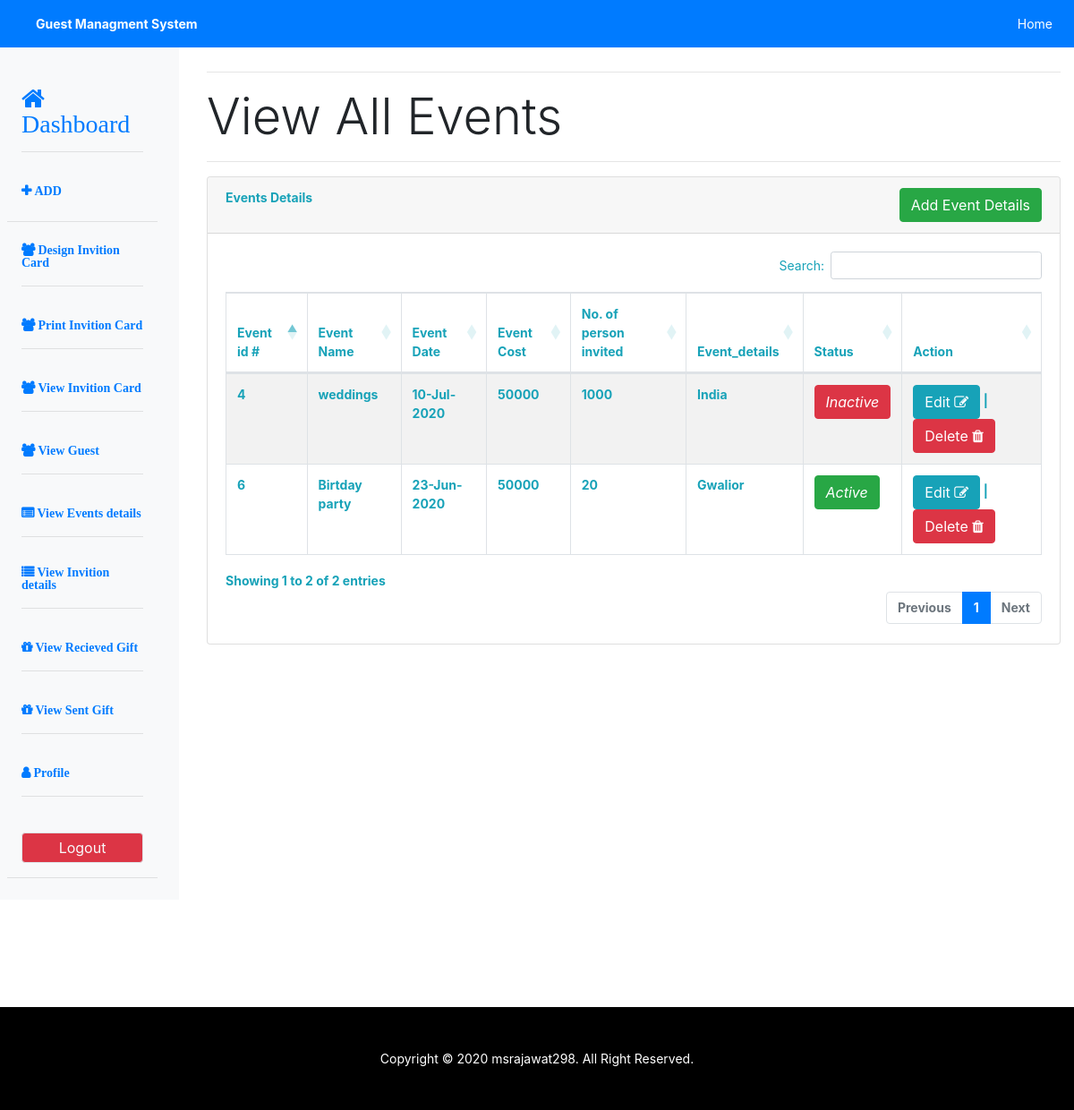
The page /user/view_events.php (signed in) on the database its author committed.
### tables this page shows
CREATE TABLE `events` (
  `id` int(11) NOT NULL,
  `user_id` int(11) NOT NULL,
  `event_name` varchar(50) NOT NULL,
  `total_expensive` varchar(50) NOT NULL,
  `event_desc` varchar(1000) NOT NULL,
  `invited_person` varchar(50) NOT NULL,
  `date` date NOT NULL,
  `status` enum('0','1') NOT NULL,
  `event_id` int(11) NOT NULL
);

### user/include/db.php (called while the page is built, shortened)
<?php
class db
{
    private $servername = "localhost";
    private $username = "root";
    private $password = "";
    private $dbname = "event_mang";
    private $conn;
    function __construct()
    {
        try {
            $this->conn = new PDO("mysql:host=$this->servername;dbname=$this->dbname", $this->username, $this->password);
            $this->conn->setAttribute(PDO::ATTR_ERRMODE, PDO::ERRMODE_EXCEPTION);
            return "Connected successfully";
        } catch (PDOException $e) {
            return "Connection failed: " . $e->getMessage();
        }
    }
    function select($table_name,$condtion="")
    {
        $stmt = $this->conn->prepare("SELECT * FROM $table_name WHERE 1 $condtion");
        $stmt->execute();
        $result = $stmt->fetchAll(PDO::FETCH_ASSOC);
        return $result;
    }
}
?>

### user/view_events.php (the view, shortened to what this page needs)
<?php
if(isset($_SESSION['admin'])){
    $user_email= $_SESSION['admin'];
}else{
    header("location:index.php");
}
require_once 'include/db.php';
$tname = "events";
$user = new db();
$con = " AND email  = '{$user_email}'";
$user_id = $user->select("users", $con);
$con=" AND user_id= {$user_id[0]['id']}";
$data = $user->select($tname,$con);
?>
<?php include_once 'include/header.php';?>
<body>
<?php include 'include/navbar.php';?>
<div class="container-fluid" id="main">
		<div class="row row-offcanvas row-offcanvas-left">
<?php include 'include/sidebar.php';?>
 <div class="col main pt-5 mt-3">
			 	<hr>
				<h1 class="display-4 d-none d-sm-block">View All Events</h1>
				<hr><span class="font-weight-bold text-info">
			            <div class="card mb-4">
                            <div class="card-header">Events Details
							 <a href="add_event.php"><button class="btn btn-success float-right">Add Event Details</button></a>
							</div>
                            <div class="card-body">
                                <div class="datatable table-responsive">
			   <table id="example" class="table table-striped table-bordered" style="width:100%">
    <thead>
      <tr>
        <th>Event id #</th>
        <th>Event Name</th>
		<th>Event Date</th>
		<th>Event Cost</th>
		<th>No. of person invited</th>
		<th>Event_details</th>
		<th>Status</th>
        <th>Action</th>
      </tr>
    </thead>
    <tbody>
	<?php
	foreach($data as $v){ ?>
      <tr>
	<td><?php echo $v['id'];?></td>
        <td><?php echo $v['event_name'];?></td>
        <td><?php echo date('d-M-Y', strtotime($v['date']));?></td>
		 <td><?php echo $v['total_expensive'];?></td>
		 <td><?php echo $v['invited_person'];?></td>
		 <td><?php echo $v['event_desc'];?></td>
		<td><i data="<?php echo $v['id'];?>" class="status_checks btn
				 <?php echo ($v['status'])? 'btn-success': 'btn-danger'?>">
				 <?php echo ($v['status'])? 'Active' : 'Inactive'?>
			</i>
		</td>
		<td><a href="add_event.php?edit_id=<?php echo $v['id'];?>"
		       title="add_event.php?edit_id=<?php echo $v['id'];?>">
			   <button class='edit btn btn-info' id='edit_<?php echo $v['id']; ?>'>Edit
			<i class="fa fa-pencil-square-o" aria-hidden="true"></i></button></a>
			| <button class='delete btn btn-danger' id='del_<?php echo $v['id']; ?>'>Delete
			<i class="fa fa-trash" aria-hidden="true"></i></button></td>
		</tr>
	<?php }?>
    </tbody>
  </table>
			 </div>
			 </div>
			 </div>
			 </div>
			 </div>
		</div>
<?php include 'include/footer.php';?>
</body>
</html>

### css/style.css (style rules this page uses)
body { font-size: .875rem; }
body, html { height:100%; }
.card { overflow:hidden; }

### rows shown on the page
events: id "4", event_name "weddings", date "10-Jul-2020", total_expensive "50000", invited_person "1000", event_desc "India", status "Inactive"
events: id "6", event_name "Birtday party", date "23-Jun-2020", total_expensive "50000", invited_person "20", event_desc "Gwalior", status "Active"
